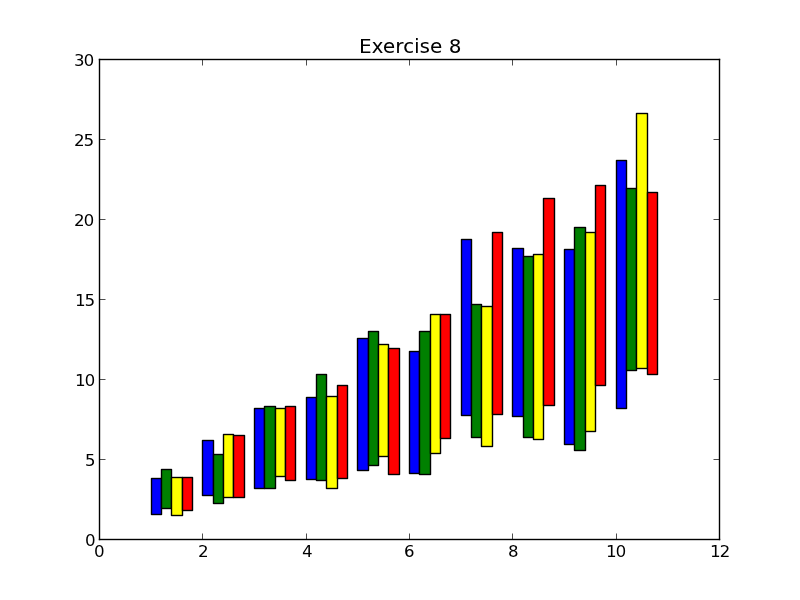

Python code for this plot:
import matplotlib.pyplot as pyplot
import plotdata

pyplot.title('Exercise 8')

# The data:
# plotdata.exercise08x - the base x-values

# Make bars width 0.2 to leave a 0.2 gap between sets.

# plotdata.exercise08y1a - the upper values for the first dataset
# plotdata.exercise08y1b - the lower values for the first dataset
# To be plotted in blue

x1 = plotdata.exercise08x
pyplot.bar(x1, plotdata.exercise08y1a, bottom=plotdata.exercise08y1b, width=0.2, color='blue')

# plotdata.exercise08y2a - the upper values for the second dataset
# plotdata.exercise08y2b - the lower values for the second dataset
# To be plotted in green

x2 = [ x + 0.2 for x in x1 ]
pyplot.bar(x2, plotdata.exercise08y2a, bottom=plotdata.exercise08y2b, width=0.2, color='green')

# plotdata.exercise08y3a - the upper values for the third dataset
# plotdata.exercise08y3b - the lower values for the third dataset
# To be plotted in yellow

x3 = [ x + 0.4 for x in x1 ]
pyplot.bar(x3, plotdata.exercise08y3a, bottom=plotdata.exercise08y3b, width=0.2, color='yellow')

# plotdata.exercise08y4a - the upper values for the fourth dataset
# plotdata.exercise08y4b - the lower values for the fourth dataset
# To be plotted in red

x4 = [ x + 0.6 for x in x1 ]
pyplot.bar(x4, plotdata.exercise08y4a, bottom=plotdata.exercise08y4b, width=0.2, color='red')




pyplot.savefig('exercise08a.png')
